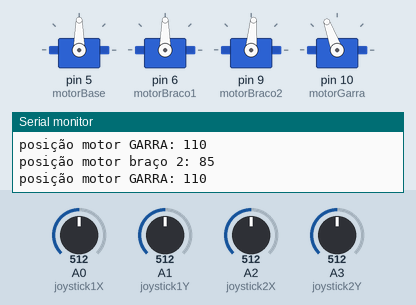
This sketch was run on a simulated Arduino Uno, built with avr-gcc and run on an emulated ATmega328P. Parts: 4 × servo, the last lines printed to the serial monitor. The inputs (shaded band) are chosen by the test bench; at power-on: A2 (joystick2X) = 512, A3 (joystick2Y) = 512, A0 (joystick1X) = 512, A1 (joystick1Y) = 512.

Above: at 1.2 s.
1.3 s: A2 (joystick2X) set to 992
At 1.9 s:
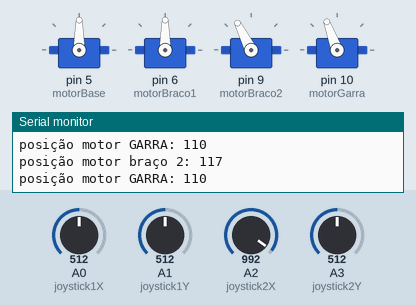
2.9 s: A3 (joystick2Y) set to 30
At 3.7 s:
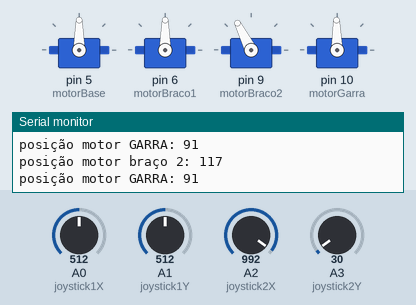
4.5 s: A0 (joystick1X) set to 716
At 5.5 s:
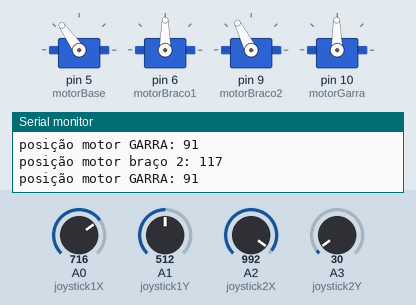
6.1 s: A1 (joystick1Y) set to 716
At 7.3 s:
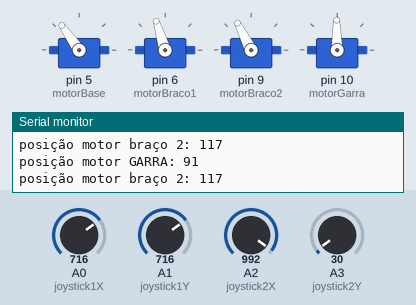
7.7 s: A2 (joystick2X) set to 716
At 9.0 s:
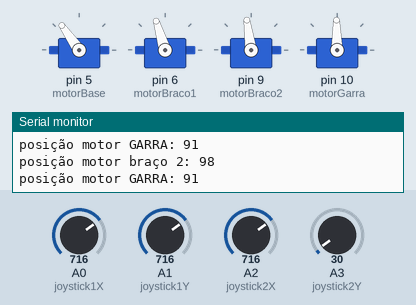
9.3 s: A3 (joystick2Y) set to 306
At 10.9 s:
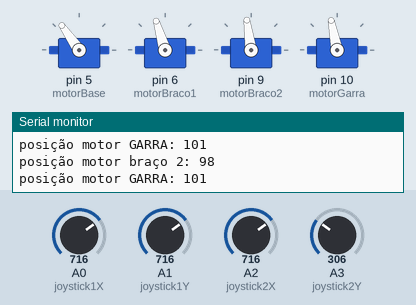
Timing chart, 0 to 11.9 s (numbered marks = the images above; inputs shaded):
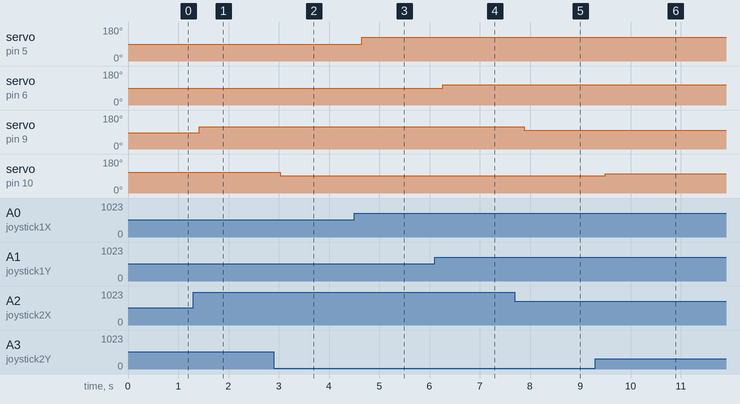

The sketch:

bot-arm.ino
```cpp
#include <Servo.h>

#define ANGULO_INICIAL_MOTOR 90

// --- Mapeamento dos Joysticks ---
#define joystick1X A0
#define joystick1Y A1
#define joystick2X A2
#define joystick2Y A3

// --- Mapeamento dos Servos ---
Servo motorBase;
Servo motorBraco1;
Servo motorBraco2;
Servo motorGarra;

void setup() {
  mapearPinosDosMotores();
  inicializarAngulosDosMotores();
  mapearJoysticksComoInput();

  Serial.begin(9600);
}

void loop() {
  moverBase();
  moverBraco1();
  moverBraco2();
  moverGarra();

  int x, y;
  int x2, y2;

  x = analogRead(joystick1X);
  y = analogRead(joystick1Y);
  x2 = analogRead(joystick2X);
  y2 = analogRead(joystick2Y);

  //Serial.print("x1: ");
  //Serial.print(x);
  //Serial.print(" y1: ");
  //Serial.println(y);

  //Serial.println("");

  //Serial.print("x2: ");
  //Serial.print(x2);
  //Serial.print(" y2: ");
  //Serial.println(y2);

  delay(200);
}

void mapearPinosDosMotores() {
  motorBase.attach(5);
  motorBraco1.attach(6);
  motorBraco2.attach(9);
  motorGarra.attach(10);
}

void inicializarAngulosDosMotores() {
  motorBase.write(ANGULO_INICIAL_MOTOR);
  motorBraco1.write(ANGULO_INICIAL_MOTOR);
  motorBraco2.write(ANGULO_INICIAL_MOTOR);
  motorGarra.write(180);
}


void mapearJoysticksComoInput() {
  pinMode(joystick1X, INPUT);
  pinMode(joystick1Y, INPUT);
  pinMode(joystick2X, INPUT);
  pinMode(joystick2Y, INPUT);
}

void moverBase() {
  int posX = analogRead(joystick1X);
  posX = map(posX, 0, 1023, 0, 180);
  motorBase.write(posX);

  //Serial.println("");
  //Serial.print("posição motor base: ");
  //Serial.print(posX);
}

void moverBraco1() {
  int posY = analogRead(joystick1Y);
  posY = map(posY, 0, 1023, 45, 135);
  motorBraco1.write(posY);

  //Serial.println("");
  //Serial.print("posição motor braço 1: ");
  //Serial.print(posY);
}

void moverBraco2() {
  int posX = analogRead(joystick2X);
  posX = map(posX, 0, 1023, 50, 120);
  motorBraco2.write(posX);

  Serial.println("");
  Serial.print("posição motor braço 2: ");
  Serial.print(posX);
}

void moverGarra() {
  int posY = analogRead(joystick2Y);
  posY = map(posY, 0, 1023, 90, 130);
  motorGarra.write(posY);

  Serial.println("");
  Serial.print("posição motor GARRA: ");
  Serial.print(posY);
}
```

Measured:
- after the input at 1.3 s, servo on pin 9 (motorBraco2): 85° → 117° after 0.12 s
- after the input at 2.9 s, servo on pin 10 (motorGarra): 110° → 91° after 0.13 s
- after the input at 4.5 s, servo on pin 5 (motorBase): 90° → 125° after 0.15 s
- after the input at 6.1 s, servo on pin 6 (motorBraco1): 90° → 107° after 0.16 s
- after the input at 7.7 s, servo on pin 9 (motorBraco2): 117° → 98° after 0.18 s
- after the input at 9.3 s, servo on pin 10 (motorGarra): 91° → 101° after 0.20 s
